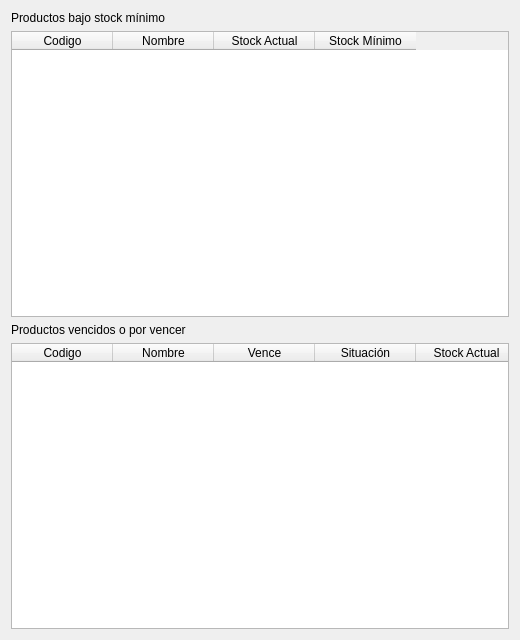
<?xml version="1.0" encoding="UTF-8"?>
<ui version="4.0">
 <class>Form</class>
 <widget class="QWidget" name="Form">
  <property name="geometry">
   <rect>
    <x>0</x>
    <y>0</y>
    <width>520</width>
    <height>640</height>
   </rect>
  </property>
  <property name="windowTitle">
   <string>Alertas</string>
  </property>
  <layout class="QVBoxLayout" name="verticalLayout">
   <item>
    <widget class="QLabel" name="lblStock">
     <property name="text">
      <string>&lt;html&gt;&lt;head/&gt;&lt;body&gt;&lt;p&gt;&lt;span style=&quot; font-size:9pt;&quot;&gt;Productos bajo stock mínimo&lt;/span&gt;&lt;/p&gt;&lt;/body&gt;&lt;/html&gt;</string>
     </property>
    </widget>
   </item>
   <item>
    <widget class="QTableWidget" name="tblAlertas">
     <property name="horizontalScrollBarPolicy">
      <enum>Qt::ScrollBarAlwaysOff</enum>
     </property>
     <attribute name="horizontalHeaderDefaultSectionSize">
      <number>101</number>
     </attribute>
     <column>
      <property name="text">
       <string>Codigo</string>
      </property>
     </column>
     <column>
      <property name="text">
       <string>Nombre</string>
      </property>
     </column>
     <column>
      <property name="text">
       <string>Stock Actual</string>
      </property>
     </column>
     <column>
      <property name="text">
       <string>Stock Mínimo</string>
      </property>
     </column>
    </widget>
   </item>
   <item>
    <widget class="QLabel" name="lblVencimientos">
     <property name="text">
      <string>&lt;html&gt;&lt;head/&gt;&lt;body&gt;&lt;p&gt;&lt;span style=&quot; font-size:9pt;&quot;&gt;Productos vencidos o por vencer&lt;/span&gt;&lt;/p&gt;&lt;/body&gt;&lt;/html&gt;</string>
     </property>
    </widget>
   </item>
   <item>
    <widget class="QTableWidget" name="tblVencimientos">
     <property name="horizontalScrollBarPolicy">
      <enum>Qt::ScrollBarAlwaysOff</enum>
     </property>
     <attribute name="horizontalHeaderDefaultSectionSize">
      <number>101</number>
     </attribute>
     <column>
      <property name="text">
       <string>Codigo</string>
      </property>
     </column>
     <column>
      <property name="text">
       <string>Nombre</string>
      </property>
     </column>
     <column>
      <property name="text">
       <string>Vence</string>
      </property>
     </column>
     <column>
      <property name="text">
       <string>Situación</string>
      </property>
     </column>
     <column>
      <property name="text">
       <string>Stock Actual</string>
      </property>
     </column>
    </widget>
   </item>
  </layout>
 </widget>
 <resources/>
 <connections/>
</ui>
